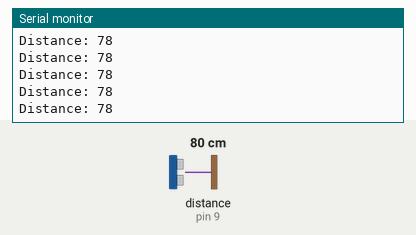
Bench run of a sketch on a simulated Arduino Uno, built with avr-gcc and run on an emulated ATmega328P. On the bench: the last lines printed to the serial monitor. Wiring (inferred from the names in the program): ultrasonic range finder: trigger pin 10; echo pin 9. The test bench sets the inputs (shaded band); at power-on: distance to the obstacle (sensor on pin 9) 80 cm. The echo pulse lasts 58.3 µs per cm.

Above: at 1.2 s.
1.3 s: distance to the obstacle (sensor on pin 9) set to 2 cm
At 2.3 s:
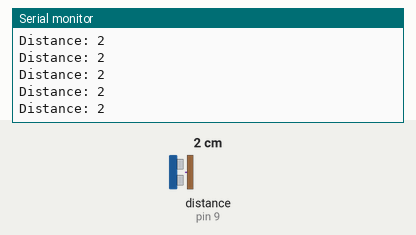
4.3 s: distance to the obstacle (sensor on pin 9) set to 120 cm
At 5.2 s:
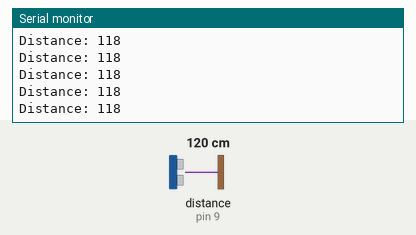
7.3 s: distance to the obstacle (sensor on pin 9) set to 4 cm
At 8.4 s:
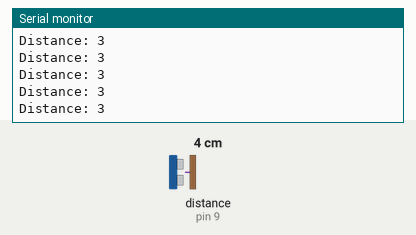
10.3 s: distance to the obstacle (sensor on pin 9) set to 18 cm
At 11.0 s:
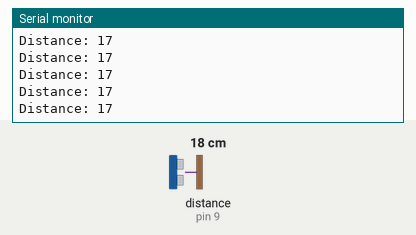
Timing chart, 0 to 13.3 s (numbered marks = the images above; inputs shaded):
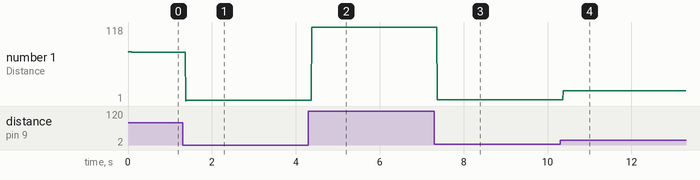

Measured:
- after the input at 1.3 s, the serial monitor: prints a new line after 0.07 s (image 1)
- after the input at 4.3 s, the serial monitor: prints a new line after 0.08 s (image 2)
- after the input at 7.3 s, the serial monitor: prints a new line after 0.07 s (image 3)
- after the input at 10.3 s, the serial monitor: prints a new line after 0.07 s (image 4)
- plotted number 1: 78 → 2 after the input at 1.3 s, 2 → 118 after the input at 4.3 s, 118 → 3 after the input at 7.3 s, 3 → 1 after the input at 10.3 s

The sketch:

GOOD_proximity_sensor.ino
```cpp
// Arduino Ultrasonic Sensor Tutorial
// ©2019 The Geek Pub. Freely distributable with attribution

// Defines the sensor pins
const int echoPin = 9;
const int triggerPin = 10;

// defines variables
long timetofly;
int distance;

void setup() {
  pinMode(triggerPin, OUTPUT); // Sets trigger to Output
  pinMode(echoPin, INPUT); // Set echo to Input
  Serial.begin(9600); // Starts the serial communication
}

void loop() {

  // Clears the triggerPin
  digitalWrite(triggerPin, LOW);
  delayMicroseconds(2);

  // Sets the triggerPin on HIGH state for 10 micro seconds
  digitalWrite(triggerPin, HIGH);
  delayMicroseconds(10);
  digitalWrite(triggerPin, LOW);

  // Reads the echoPin, returns the travel time in microseconds
  timetofly= pulseIn(echoPin, HIGH);

  // Calculating the distance (Time to Fly Calculation)
  distance= timetofly*0.034/2;

  // Prints the distance on the Serial Monitor in CM
  Serial.print("Distance: ");
  Serial.println(distance);
}
```
